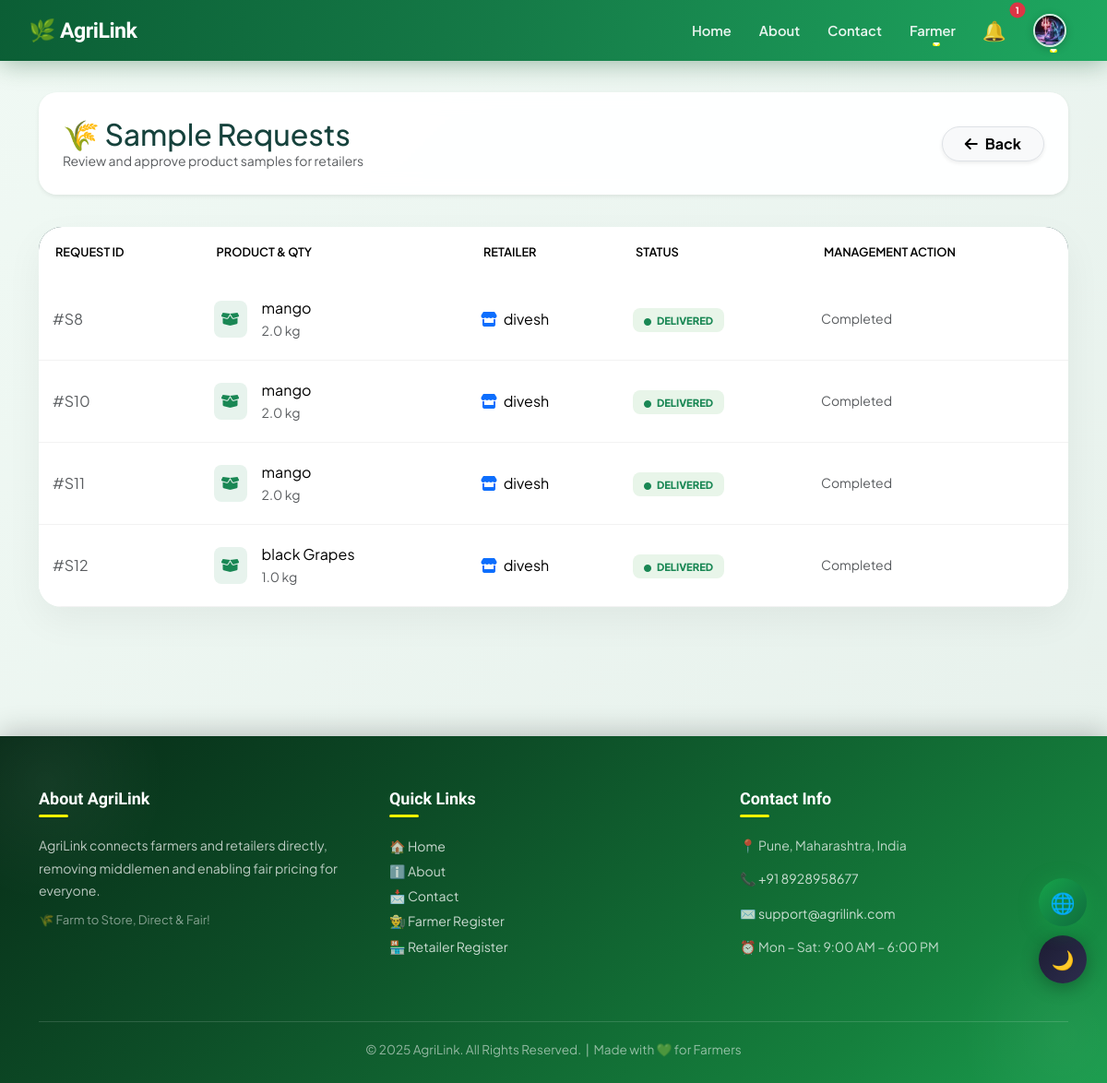
Page /farmer/samples/ (signed in) on the committed database.
### projectapp/models.py (models this page shows, shortened)
class SampleRequest(models.Model):
    STATUS_CHOICES = [
        ('pending', 'Pending'),
        ('approved', 'Approved'),
        ('rejected', 'Rejected'),
        ('picked', 'Picked'),
        ('delivered', 'Delivered'),
        ('expired', 'Expired'),
    ]
    QUANTITY_CHOICES = [
        (1, '1 kg'),
        (2, '2 kg'),
        (5, '5 kg'),
    ]
    product = models.ForeignKey('Product', on_delete=models.CASCADE)
    farmer = models.ForeignKey('Farmer', on_delete=models.CASCADE)
    retailer = models.ForeignKey('Retailer', on_delete=models.CASCADE)
    driver = models.ForeignKey('Driver', on_delete=models.SET_NULL, null=True, blank=True)
    quantity = models.FloatField(default=2, choices=[(1.0,'1 kg'),(2.0,'2 kg'),(5.0,'5 kg')])
    status = models.CharField(max_length=20, choices=STATUS_CHOICES, default='pending')
    sample_charge = models.FloatField(default=50.0)
    charge_paid = models.BooleanField(default=False)
    charge_refunded = models.BooleanField(default=False)
    expiry_date = models.DateTimeField(null=True, blank=True)
    rating = models.IntegerField(null=True, blank=True)
    review = models.TextField(null=True, blank=True)
    created_at = models.DateTimeField(auto_now_add=True)
    delivered_at = models.DateTimeField(null=True, blank=True)

class Product(models.Model):
    product = models.CharField(max_length=100)
    description = models.TextField()
    created_at = models.DateTimeField(default=timezone.now)
    price = models.FloatField()
    latitude = models.FloatField(null=True, blank=True)  # 🆕
    longitude = models.FloatField(null=True, blank=True)  # 🆕
    quantity = models.IntegerField()
    location = models.CharField(max_length=50)
    image = models.ImageField(upload_to='product_images/', blank=True, null=True)
    farmer = models.ForeignKey('Farmer', on_delete=models.CASCADE, related_name='products')

class Retailer(models.Model):
    name = models.CharField(max_length=100)
    email = models.EmailField(unique=True)
    password = models.CharField(max_length=128)
    contact = models.CharField(max_length=15)
    address = models.TextField()
    city = models.CharField(max_length=50, blank=True, null=True)
    pincode = models.CharField(max_length=6, blank=True, null=True)
    gender = models.CharField(max_length=10)
    shop_number = models.CharField(max_length=50)
    gst_number = models.CharField(max_length=15)
    first_login = models.BooleanField(default=True)
    profile_image = models.ImageField(upload_to='profiles/', default='profiles/default.jpg')
    email_verified = models.BooleanField(default=False)
    email_otp = models.CharField(max_length=6, blank=True, null=True)
    latitude = models.FloatField(null=True, blank=True)   # 🆕
    longitude = models.FloatField(null=True, blank=True)  # 🆕

### projectapp/views.py (the view)
def farmer_sample_requests(request):
    if request.session.get("user_type") != "farmer":
        return redirect("farmer_login")
    farmer_id = request.session.get("id")
    if not farmer_id:
        return redirect("farmer_login")
    farmer = Farmer.objects.get(id=farmer_id)
    samples = SampleRequest.objects.filter(farmer=farmer)
    available_drivers = Driver.objects.all()
    print("DEBUG DRIVERS:", available_drivers)  # 👈 MUST PRINT
    return render(request, "farmer_sample_requests.html", {
        "samples": samples,
        "available_drivers": available_drivers
    })

### projectapp/context_processors.py (called while the page is built)
def navbar_notifications(request):
    user_type = request.session.get('user_type')
    name = request.session.get('name')
    notes = []
    if user_type == "farmer" and name:
        notes = Notification.objects.filter(receiver_farmer__name=name, is_read=False).order_by('-timestamp')
    elif user_type == "retailer" and name:
        notes = Notification.objects.filter(receiver_retailer__name=name, is_read=False).order_by('-timestamp')
    elif user_type == "driver" and name:
        notes = Notification.objects.filter(receiver_driver__name=name, is_read=False).order_by('-timestamp')
    return {'navbar_notes': notes, 'user_type': user_type}

### projectapp/models.py (called while the page is built)
    def __str__(self):
        return f"{self.name} ({self.vehicle_type})"

### projectapp/templates/farmer_sample_requests.html (shortened to what this page needs)
{% extends "master.html" %}
{% block body %}
<link rel="stylesheet" href="https://cdnjs.cloudflare.com/ajax/libs/font-awesome/6.4.0/css/all.min.css">
<div class="container main-content">
    <div class="page-header d-flex justify-content-between align-items-center shadow-sm">
        <div>
            <h2 class="fw-800 mb-0" style="color: var(--dark-green);">🌾 Sample Requests</h2>
            <p class="text-muted small mb-0">Review and approve product samples for retailers</p>
        </div>
        <a href="javascript:history.back()" class="btn btn-light rounded-pill border fw-bold px-4 shadow-sm">
            <i class="fas fa-arrow-left me-2"></i>Back
        </a>
    </div>
    <div class="request-card">
        <div class="table-responsive">
            <table class="table table-hover mb-0">
                <thead>
                    <tr>
                        <th>Request ID</th>
                        <th>Product & Qty</th>
                        <th>Retailer</th>
                        <th>Status</th>
                        <th>Management Action</th>
                    </tr>
                </thead>
                <tbody>
                {% for s in samples %}
                    <tr>
                        <td data-label="ID">
                            <span class="fw-700 text-muted">#S{{ s.id }}</span>
                        </td>
                        <td data-label="Product">
                            <div class="d-flex align-items-center gap-3 justify-content-md-start justify-content-end">
                                <div class="bg-success bg-opacity-10 p-2 rounded-3">
                                    <i class="fas fa-box-open text-success"></i>
                                </div>
                                <div class="text-start">
                                    <p class="mb-0 fw-800">{{ s.product.product }}</p>
                                    <small class="text-muted">{{ s.quantity }} kg</small>
                                </div>
                            </div>
                        </td>
                        <td data-label="Retailer">
                            <span class="fw-700"><i class="fas fa-store me-1 text-primary"></i> {{ s.retailer.name }}</span>
                        </td>
                        <td data-label="Status">
                            <span class="badge-status status-{{ s.status }}">
                                <i class="fas fa-circle me-1" style="font-size:0.5rem"></i> {{ s.status|capfirst }}
                            </span>
                        </td>
                        <td data-label="Action">
                            <div class="d-flex flex-column gap-2 justify-content-md-start justify-content-end align-items-md-start align-items-end">
                            {% if s.status == "pending" %}
                                <div class="btn-group">
                                    <a href="{% url 'approve_sample' s.id %}" class="btn btn-success btn-sm btn-action me-2">Approve</a>
                                    <a href="{% url 'reject_sample' s.id %}" class="btn btn-outline-danger btn-sm btn-action">Reject</a>
                                </div>
                            {% else %}
                                <span class="text-muted italic small">Completed</span>
                            {% endif %}
                            </div>
                        </td>
                    </tr>
                {% endfor %}
                </tbody>
            </table>
        </div>
    </div>
</div>
{% endblock %}

### projectapp/templates/master.html (style rules this page uses)
:root { --g50: #f0fdf4; --g100: #dcfce7; --g200: #bbf7d0; --g400: #4ade80; --g500: #22c55e; --g600: #16a34a; --g700: #15803d; --g800: #166534; --g900: #14532d; --bg: #ffffff; --bg2: #f0fdf4; --bg3: #ffffff; --txt: #0d1f14; --txt2: #3d6650; --txt3: #6b8070; --bdr: #d1fae5; --inp: #f8fffc; --sh1: 0 1px 4px rgba(10,40,20,.07); --sh2: 0 4px 18px rgba(10,40,20,.11); --sh3: 0 14px 44px rgba(10,40,20,.15); --stripe: #f0fdf4; }
*, *::before, *::after { box-sizing: border-box; }
html { scroll-behavior: smooth; }
body { font-family: 'Plus Jakarta Sans', sans-serif; background: var(--bg); color: var(--txt); transition: background .35s, color .35s; overflow-x: hidden; top: 0 !important; margin: 0; padding: 0; }

### projectapp/templates/farmer_sample_requests.html (style rules this page uses)
:root { --primary-green: #198754; --dark-green: #16423C; --glass-bg: rgba(255, 255, 255, 0.95); }
body { background: linear-gradient(135deg, #f0f9f4 0%, #e6f0eb 100%); background-attachment: fixed; font-family: 'Plus Jakarta Sans', sans-serif; }
.main-content { margin-top: 100px; padding-bottom: 80px; }
.page-header { background: var(--glass-bg); backdrop-filter: blur(10px); border-radius: 20px; padding: 25px; border: 1px solid rgba(255,255,255,0.6); margin-bottom: 35px; box-shadow: 0 10px 30px rgba(0,0,0,0.02); }
.request-card { background: white; border-radius: 25px; border: none; box-shadow: 0 15px 40px rgba(0,0,0,0.05); overflow: hidden; }
.table thead { background: var(--dark-green); color: white; }
.table thead th { padding: 18px; font-weight: 600; text-transform: uppercase; font-size: 0.8rem; border: none; }
.table td { vertical-align: middle; padding: 20px 15px; border-color: #f2f2f2; }
.badge-status { padding: 6px 12px; border-radius: 8px; font-weight: 800; font-size: 0.7rem; text-transform: uppercase; }
.status-delivered { background: #e8f5e9; color: #198754; }

### rows in the picture
SampleRequest: id "8", product.product "mango", quantity "2.0", retailer.name "divesh", status "DELIVERED", shows "Completed"
SampleRequest: id "10", product.product "mango", quantity "2.0", retailer.name "divesh", status "DELIVERED", shows "Completed"
SampleRequest: id "11", product.product "mango", quantity "2.0", retailer.name "divesh", status "DELIVERED", shows "Completed"
SampleRequest: id "12", product.product "black Grapes", quantity "1.0", retailer.name "divesh", status "DELIVERED", shows "Completed"

### other values in the picture
{{ navbar_notes|length }} "1"
